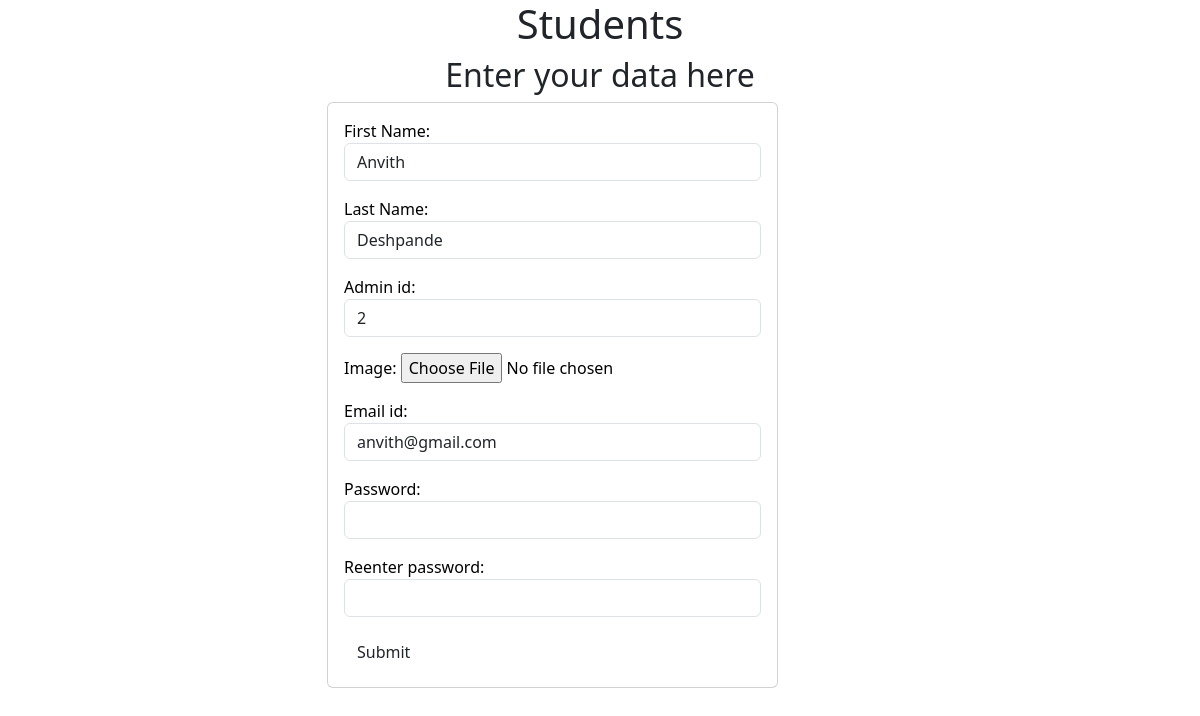
The page /python_quiz/update/2 on the database its author committed.
### python_quiz/models.py (models this page shows, shortened)
class administrator_login(models.Model):
    firstname = models.CharField(max_length=20, null=False)
    lastname = models.CharField(max_length=20, null=False)
    admin_id = models.CharField(max_length=100, null=False)
    image = models.ImageField(upload_to="administrator_login/", blank=True)
    email_id = models.EmailField(blank=True)
    password = models.CharField(max_length=100, null=False)
    reenter_password = models.CharField(max_length=100, null=False)

### python_quiz/views.py (the view)
# urls.py: path('update/<int:admin_id>', update_admin),
def update_admin(request, admin_id):
    data = administrator_login.objects.get(admin_id=admin_id)
    form = administrator_login_form(instance=data)
    context = {'form': form}
    return render(request, 'python_quiz/Admin_login.html', context)

### python_quiz/forms.py
class administrator_login_form(forms.ModelForm):
    class Meta:
        model = administrator_login
        fields = '__all__'
        labels= { 'firstname': 'First Name', 'lastname': 'Last Name', 'reenter password': 'Re-enter Password'}
        widgets = {
            'firstname':forms.TextInput(attrs={'class':'form-control'}),
            'lastname':forms.TextInput(attrs={'class':'form-control'}),
            'admin_id':forms.NumberInput(attrs={'class':'form-control'}),
            'email_id':forms.EmailInput(attrs={'class':'form-control'}),
            'password':forms.PasswordInput(attrs={'class':'form-control'}),
            'reenter_password':forms.PasswordInput(attrs={'class':'form-control'})
        }

### templates/python_quiz/Admin_login.html (shortened to what this page needs)
<!DOCTYPE html>
<html lang="en">
<head>
    <link href="https://cdn.jsdelivr.net/npm/bootstrap@5.3.2/dist/css/bootstrap.min.css" rel="stylesheet">
</head>
<body>
    <h1 class= "text-center":>Students</h1>
    <h2 class= "text-center">Enter your data here</h2>
    <div class="container">
        <div class="row">
            <div class="col-md-5 offset-md-3">
                <div class="card bg-Primary-dark text-black" >
                    <div class="card-body">
                        <form action="" method="post">
                            {% for fm in form %}
                            <div class="form-group mb-3">
                                {{fm.label_tag}}  {{fm}} <small class="text-danger"> {{fm.errors|striptags}} </small>
                            </div>
                            {% endfor %}
                            <input type="submit" href="/python_quiz/home"  value="Submit" class="btn btn-Primary">
                    </div>
                </div>
            </div>
        </div>
    </div>
</body>
</html>

### rows shown on the page
administrator_login: form "Anvith" "Deshpande" "2" "anvith@gmail.com"

### other values the page prints
{{ fm.label_tag }} "First Name:" "Last Name:" "Admin id:" "Image:" "Email id:" "Password:" "Reenter password:"
